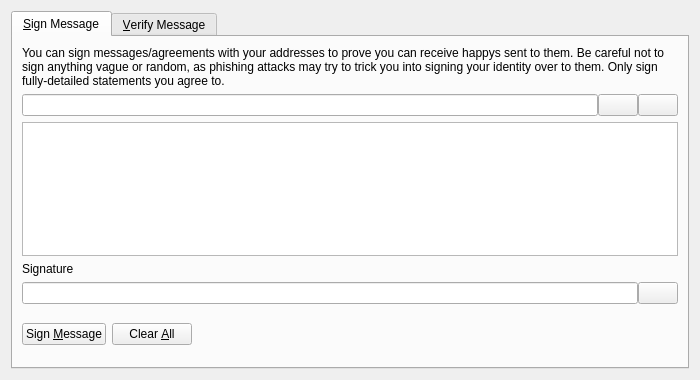
<?xml version="1.0" encoding="UTF-8"?>
<ui version="4.0">
 <class>SignVerifyMessageDialog</class>
 <widget class="QDialog" name="SignVerifyMessageDialog">
  <property name="geometry">
   <rect>
    <x>0</x>
    <y>0</y>
    <width>700</width>
    <height>380</height>
   </rect>
  </property>
  <property name="windowTitle">
   <string>Signatures - Sign / Verify a Message</string>
  </property>
  <property name="modal">
   <bool>true</bool>
  </property>
  <layout class="QVBoxLayout" name="verticalLayout">
   <item>
    <widget class="QTabWidget" name="tabWidget">
     <property name="currentIndex">
      <number>0</number>
     </property>
     <widget class="QWidget" name="tabSignMessage">
      <attribute name="title">
       <string>&amp;Sign Message</string>
      </attribute>
      <layout class="QVBoxLayout" name="verticalLayout_SM">
       <item>
        <widget class="QLabel" name="infoLabel_SM">
         <property name="text">
          <string>You can sign messages/agreements with your addresses to prove you can receive happys sent to them. Be careful not to sign anything vague or random, as phishing attacks may try to trick you into signing your identity over to them. Only sign fully-detailed statements you agree to.</string>
         </property>
         <property name="textFormat">
          <enum>Qt::PlainText</enum>
         </property>
         <property name="wordWrap">
          <bool>true</bool>
         </property>
        </widget>
       </item>
       <item>
        <layout class="QHBoxLayout" name="horizontalLayout_1_SM">
         <property name="spacing">
          <number>0</number>
         </property>
         <item>
          <widget class="QValidatedLineEdit" name="addressIn_SM">
           <property name="toolTip">
            <string>The Happy address to sign the message with</string>
           </property>
          </widget>
         </item>
         <item>
          <widget class="QPushButton" name="addressBookButton_SM">
           <property name="toolTip">
            <string>Choose previously used address</string>
           </property>
           <property name="text">
            <string/>
           </property>
           <property name="icon">
            <iconset resource="../bitcoin.qrc">
             <normaloff>:/icons/address-book</normaloff>:/icons/address-book</iconset>
           </property>
           <property name="shortcut">
            <string>Alt+A</string>
           </property>
           <property name="autoDefault">
            <bool>false</bool>
           </property>
          </widget>
         </item>
         <item>
          <widget class="QPushButton" name="pasteButton_SM">
           <property name="toolTip">
            <string>Paste address from clipboard</string>
           </property>
           <property name="text">
            <string/>
           </property>
           <property name="icon">
            <iconset resource="../bitcoin.qrc">
             <normaloff>:/icons/editpaste</normaloff>:/icons/editpaste</iconset>
           </property>
           <property name="shortcut">
            <string>Alt+P</string>
           </property>
           <property name="autoDefault">
            <bool>false</bool>
           </property>
          </widget>
         </item>
        </layout>
       </item>
       <item>
        <widget class="QPlainTextEdit" name="messageIn_SM">
         <property name="toolTip">
          <string>Enter the message you want to sign here</string>
         </property>
        </widget>
       </item>
       <item>
        <widget class="QLabel" name="signatureLabel_SM">
         <property name="text">
          <string>Signature</string>
         </property>
         <property name="textFormat">
          <enum>Qt::PlainText</enum>
         </property>
        </widget>
       </item>
       <item>
        <layout class="QHBoxLayout" name="horizontalLayout_2_SM">
         <property name="spacing">
          <number>0</number>
         </property>
         <item>
          <widget class="QLineEdit" name="signatureOut_SM">
           <property name="font">
            <font>
             <italic>true</italic>
            </font>
           </property>
           <property name="readOnly">
            <bool>true</bool>
           </property>
          </widget>
         </item>
         <item>
          <widget class="QPushButton" name="copySignatureButton_SM">
           <property name="toolTip">
            <string>Copy the current signature to the system clipboard</string>
           </property>
           <property name="text">
            <string/>
           </property>
           <property name="icon">
            <iconset resource="../bitcoin.qrc">
             <normaloff>:/icons/editcopy</normaloff>:/icons/editcopy</iconset>
           </property>
           <property name="autoDefault">
            <bool>false</bool>
           </property>
          </widget>
         </item>
        </layout>
       </item>
       <item>
        <layout class="QHBoxLayout" name="horizontalLayout_3_SM">
         <item>
          <widget class="QPushButton" name="signMessageButton_SM">
           <property name="toolTip">
            <string>Sign the message to prove you own this Happy address</string>
           </property>
           <property name="text">
            <string>Sign &amp;Message</string>
           </property>
           <property name="icon">
            <iconset resource="../bitcoin.qrc">
             <normaloff>:/icons/edit</normaloff>:/icons/edit</iconset>
           </property>
           <property name="autoDefault">
            <bool>false</bool>
           </property>
          </widget>
         </item>
         <item>
          <widget class="QPushButton" name="clearButton_SM">
           <property name="toolTip">
            <string>Reset all sign message fields</string>
           </property>
           <property name="text">
            <string>Clear &amp;All</string>
           </property>
           <property name="icon">
            <iconset resource="../bitcoin.qrc">
             <normaloff>:/icons/remove</normaloff>:/icons/remove</iconset>
           </property>
           <property name="autoDefault">
            <bool>false</bool>
           </property>
          </widget>
         </item>
         <item>
          <spacer name="horizontalSpacer_1_SM">
           <property name="orientation">
            <enum>Qt::Horizontal</enum>
           </property>
           <property name="sizeHint" stdset="0">
            <size>
             <width>40</width>
             <height>48</height>
            </size>
           </property>
          </spacer>
         </item>
         <item>
          <widget class="QLabel" name="statusLabel_SM">
           <property name="font">
            <font>
             <weight>75</weight>
             <bold>true</bold>
            </font>
           </property>
           <property name="text">
            <string/>
           </property>
           <property name="wordWrap">
            <bool>true</bool>
           </property>
          </widget>
         </item>
         <item>
          <spacer name="horizontalSpacer_2_SM">
           <property name="orientation">
            <enum>Qt::Horizontal</enum>
           </property>
           <property name="sizeHint" stdset="0">
            <size>
             <width>40</width>
             <height>48</height>
            </size>
           </property>
          </spacer>
         </item>
        </layout>
       </item>
      </layout>
     </widget>
     <widget class="QWidget" name="tabVerifyMessage">
      <attribute name="title">
       <string>&amp;Verify Message</string>
      </attribute>
      <layout class="QVBoxLayout" name="verticalLayout_VM">
       <item>
        <widget class="QLabel" name="infoLabel_VM">
         <property name="text">
          <string>Enter the receiver's address, message (ensure you copy line breaks, spaces, tabs, etc. exactly) and signature below to verify the message. Be careful not to read more into the signature than what is in the signed message itself, to avoid being tricked by a man-in-the-middle attack. Note that this only proves the signing party receives with the address, it cannot prove sendership of any transaction!</string>
         </property>
         <property name="textFormat">
          <enum>Qt::PlainText</enum>
         </property>
         <property name="alignment">
          <set>Qt::AlignLeading|Qt::AlignLeft|Qt::AlignTop</set>
         </property>
         <property name="wordWrap">
          <bool>true</bool>
         </property>
        </widget>
       </item>
       <item>
        <layout class="QHBoxLayout" name="horizontalLayout_1_VM">
         <property name="spacing">
          <number>0</number>
         </property>
         <item>
          <widget class="QValidatedLineEdit" name="addressIn_VM">
           <property name="toolTip">
            <string>The Happy address the message was signed with</string>
           </property>
          </widget>
         </item>
         <item>
          <widget class="QPushButton" name="addressBookButton_VM">
           <property name="toolTip">
            <string>Choose previously used address</string>
           </property>
           <property name="text">
            <string/>
           </property>
           <property name="icon">
            <iconset resource="../bitcoin.qrc">
             <normaloff>:/icons/address-book</normaloff>:/icons/address-book</iconset>
           </property>
           <property name="shortcut">
            <string>Alt+A</string>
           </property>
           <property name="autoDefault">
            <bool>false</bool>
           </property>
          </widget>
         </item>
        </layout>
       </item>
       <item>
        <widget class="QPlainTextEdit" name="messageIn_VM"/>
       </item>
       <item>
        <widget class="QValidatedLineEdit" name="signatureIn_VM"/>
       </item>
       <item>
        <layout class="QHBoxLayout" name="horizontalLayout_2_VM">
         <item>
          <widget class="QPushButton" name="verifyMessageButton_VM">
           <property name="toolTip">
            <string>Verify the message to ensure it was signed with the specified Happy address</string>
           </property>
           <property name="text">
            <string>Verify &amp;Message</string>
           </property>
           <property name="icon">
            <iconset resource="../bitcoin.qrc">
             <normaloff>:/icons/transaction_0</normaloff>:/icons/transaction_0</iconset>
           </property>
           <property name="autoDefault">
            <bool>false</bool>
           </property>
          </widget>
         </item>
         <item>
          <widget class="QPushButton" name="clearButton_VM">
           <property name="toolTip">
            <string>Reset all verify message fields</string>
           </property>
           <property name="text">
            <string>Clear &amp;All</string>
           </property>
           <property name="icon">
            <iconset resource="../bitcoin.qrc">
             <normaloff>:/icons/remove</normaloff>:/icons/remove</iconset>
           </property>
           <property name="autoDefault">
            <bool>false</bool>
           </property>
          </widget>
         </item>
         <item>
          <spacer name="horizontalSpacer_1_VM">
           <property name="orientation">
            <enum>Qt::Horizontal</enum>
           </property>
           <property name="sizeHint" stdset="0">
            <size>
             <width>40</width>
             <height>48</height>
            </size>
           </property>
          </spacer>
         </item>
         <item>
          <widget class="QLabel" name="statusLabel_VM">
           <property name="font">
            <font>
             <weight>75</weight>
             <bold>true</bold>
            </font>
           </property>
           <property name="text">
            <string/>
           </property>
           <property name="wordWrap">
            <bool>true</bool>
           </property>
          </widget>
         </item>
         <item>
          <spacer name="horizontalSpacer_2_VM">
           <property name="orientation">
            <enum>Qt::Horizontal</enum>
           </property>
           <property name="sizeHint" stdset="0">
            <size>
             <width>40</width>
             <height>48</height>
            </size>
           </property>
          </spacer>
         </item>
        </layout>
       </item>
      </layout>
     </widget>
    </widget>
   </item>
  </layout>
 </widget>
 <customwidgets>
  <customwidget>
   <class>QValidatedLineEdit</class>
   <extends>QLineEdit</extends>
   <header>qt/qvalidatedlineedit.h</header>
  </customwidget>
 </customwidgets>
 <resources>
  <include location="../bitcoin.qrc"/>
 </resources>
 <connections/>
</ui>
